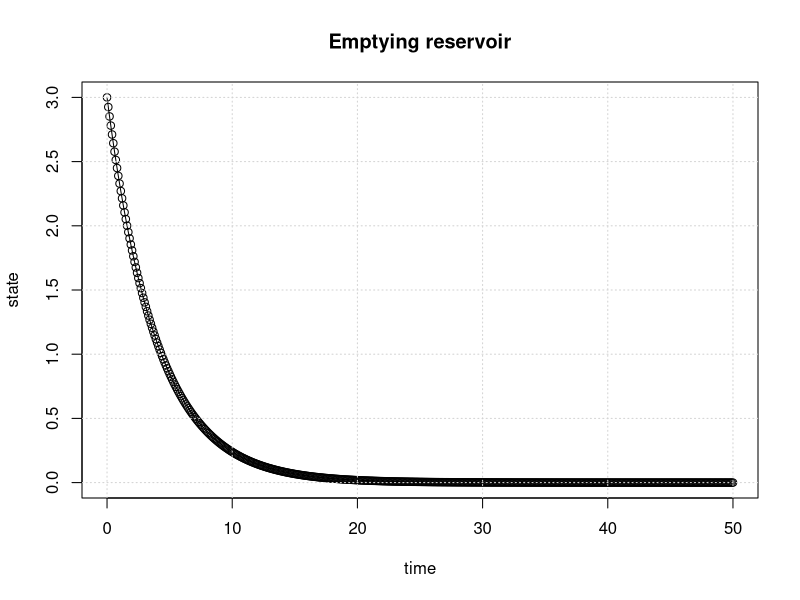
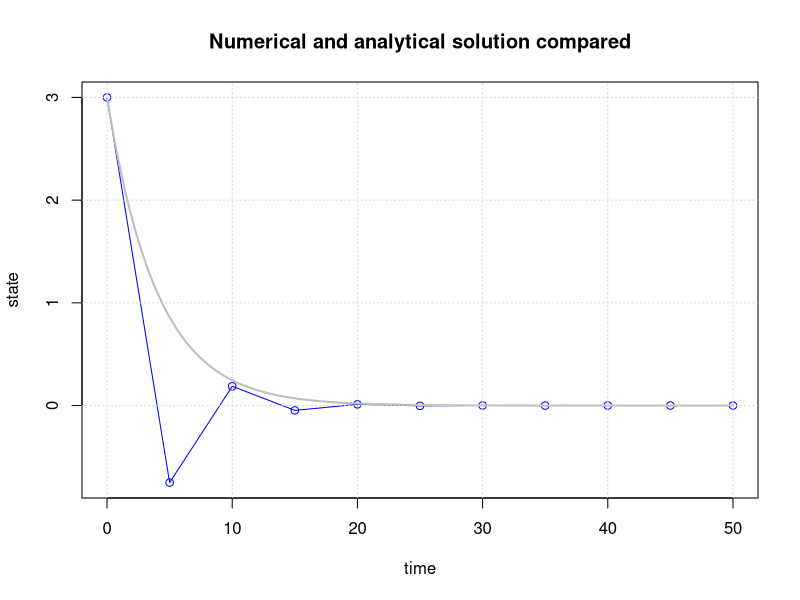
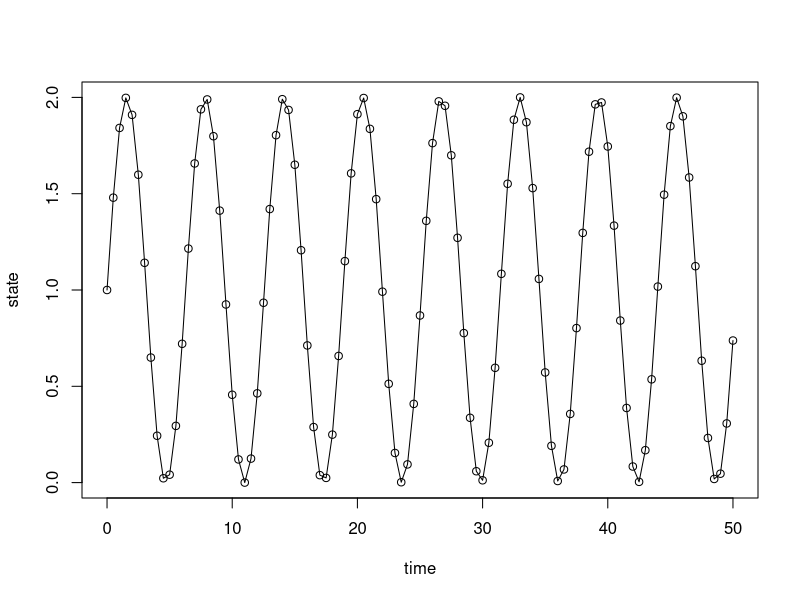
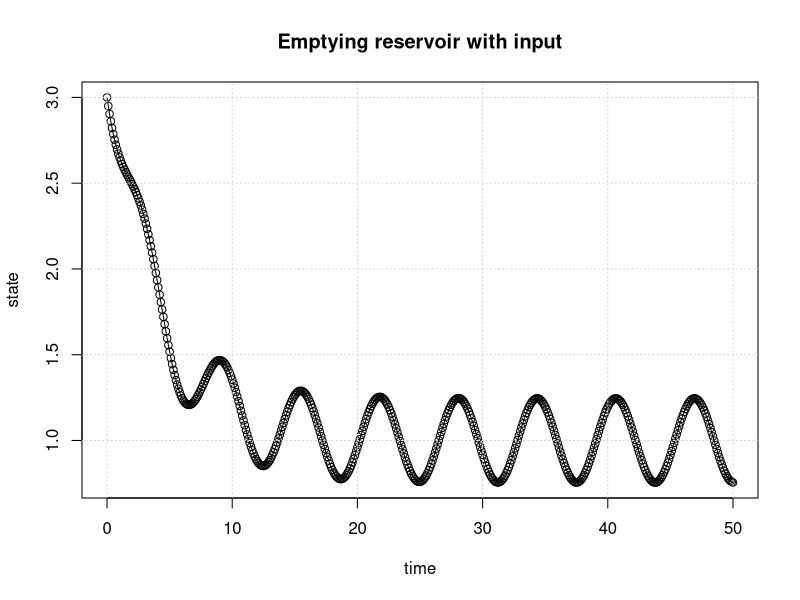
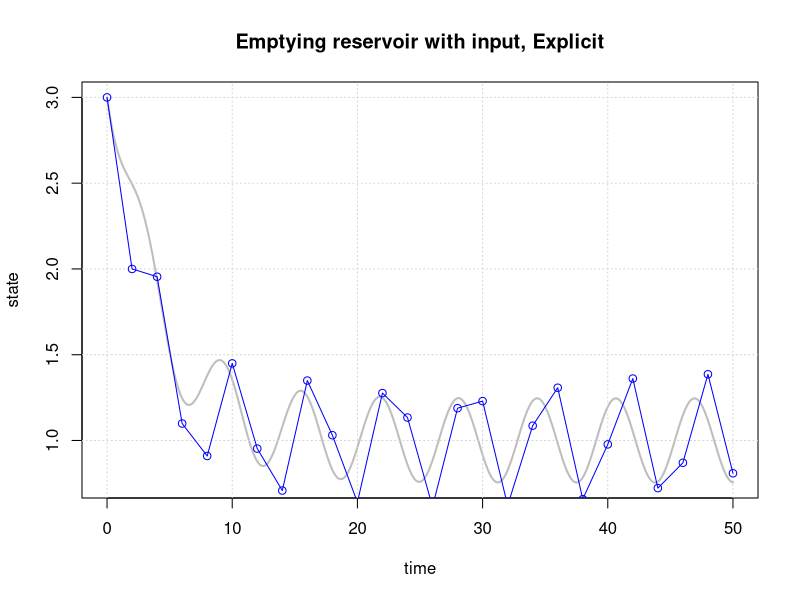
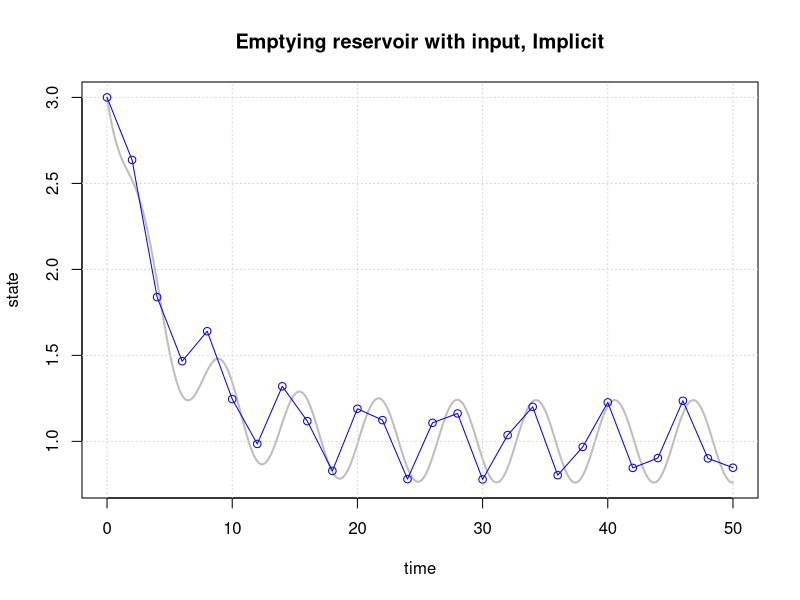
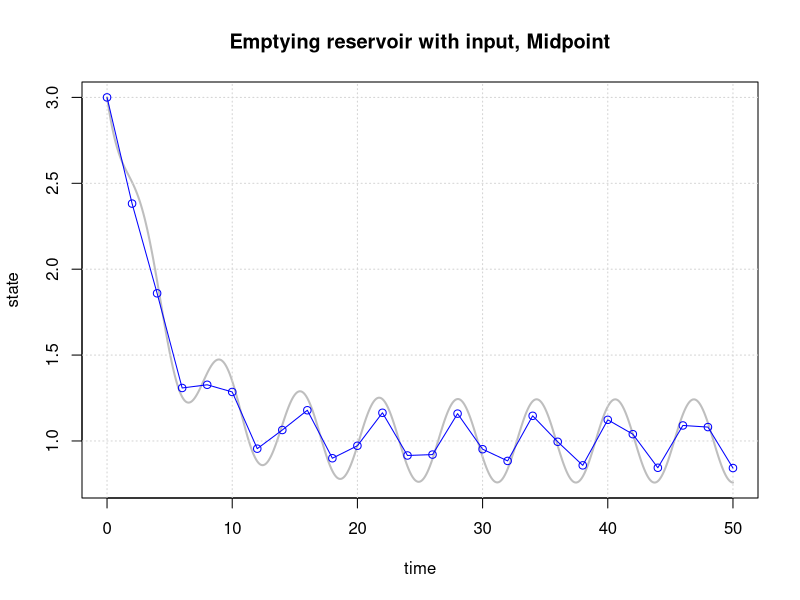
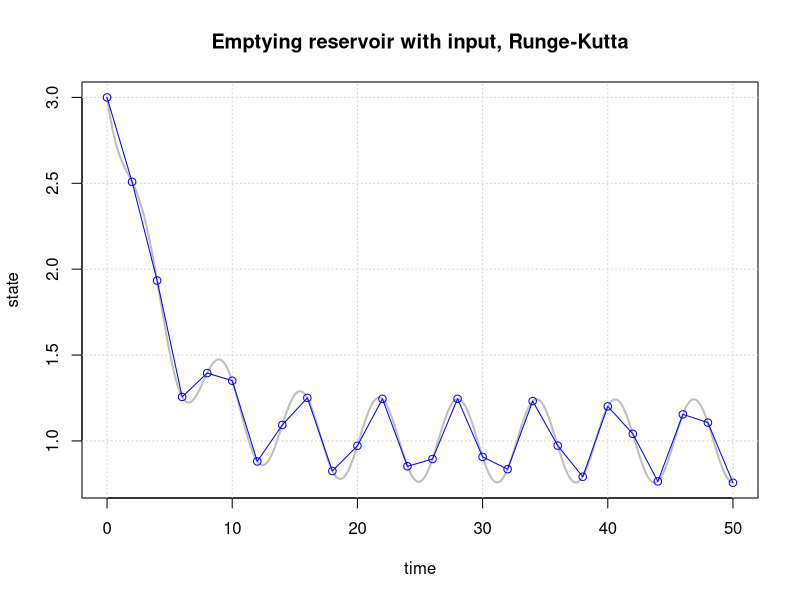

Reproduce these figures in R, in order.
## ---- chunk 1
sys.fun = function(state)
{
    newstate = ...
    return(newstate)
}
## ---- chunk 2
sys.fun = function(state)
{
    newstate = state*(1-alpha*dt)
    return(newstate)
}
## ---- chunk 3
# Initial parameter values
begin.time = 0     # usually this variable is set to 0
end.time   = 50    # end time of the simulation (50)
dt         = 0.1   # delta t; time discretisation (0.1)
init.state = 3     # state of the system at the beginning of the simulation (3)
alpha      = 0.25  # decay constant (0.25)

# Simulation initialisation
time = begin.time
result.state = c(init.state)
result.time = c(time)
current.state = init.state

# Simulation
while(time < end.time)
{
    current.state = sys.fun(current.state)
    result.state = c(result.state,current.state)
    time = time + dt
    result.time = c(result.time,time)
}

# Plotting
plot(result.time,result.state,type='o', xlab="time", ylab="state")
title(main='Emptying reservoir')
grid()
## ---- chunk 4
# Initial parameter values
begin.time = 0     # usually this variable is set to 0
end.time   = 50    # end time of the simulation (50)
dt         = 5     # delta t; time discretisation (0.25)
init.state = 3     # state of the system at the beginning of the simulation (3)
alpha      = 0.25  # decay constant (0.25)

# Simulation initialisation
time = begin.time
result.state = c(init.state)
result.time = c(time)
current.state = init.state

# Simulation
while(time < end.time)
{
    current.state = sys.fun(current.state)
    result.state = c(result.state,current.state)
    time = time + dt
    result.time = c(result.time,time)
}

# Plotting
plot(result.time, result.state, type='o', col="blue", xlab="time", ylab="state")
time.sequence = seq(begin.time,end.time, by=0.1)
analyt.state=init.state * exp(-time.sequence*alpha)
lines(time.sequence, analyt.state, col='grey', lwd=2)
title(main='Numerical and analytical solution compared')
grid()
## ---- chunk 5
time = seq(0, 50, by=0.5)
plot(time, sin(time)+1, type='o', xlab="time", ylab="state")
## ---- chunk 6
rm(list=ls())
# Initial parameter values
begin.time = 0     # usually this variable is set to 0
end.time   = 50    # end time of the simulation
dt         = 0.1   # delta t; time discretisation
init.state = 3     # state of the system at the beginning of the simulation
alpha      = 1     # decay constant
A          = 4     # surface of the bucket
## ---- chunk 7
# Simulation initialisation
time             = begin.time
result.state     = c(init.state)
result.time      = c(time)
current.state    = init.state

# System function
sys.fun = function(state)
{
  newstate = state + dt/A*((sin(time)+1)-alpha*state)
  return(newstate)
}

# Simulation
while(time < end.time)
{
  current.state = sys.fun(current.state)
  result.state = c(result.state,current.state)
  time = time + dt
  result.time = c(result.time,time)
}

# Plotting
plot(result.time,result.state,type='o',xlab="time",ylab="state")
title(main='Emptying reservoir with input')
grid()
## ---- chunk 8
rm(list=ls())
# Initial parameter values
begin.time = 0     # usually this variable is set to 0
end.time   = 50    # end time of the simulation
dt         = 0.1   # delta t; time discretisation
init.state = 3     # state of the system at the beginning of the simulation
alpha      = 1     # decay constant
A          = 4     # surface of the bucket

# Simulation initialisation
time             = begin.time
result.state     = c(init.state)
result.time      = c(time)
current.state    = init.state

# System function
sys.fun = function(state)
{
  newstate = state + dt/A*((sin(time)+1)-alpha*state)
  return(newstate)
}

# Simulation
while(time < end.time)
{
  current.state = sys.fun(current.state)
  result.state = c(result.state,current.state)
  time = time + dt
  result.time = c(result.time,time)
}

# Plotting
plot(result.time,result.state,type='l', col="grey",lwd=2,xlab="time",ylab="state")
title(main='Emptying reservoir with input, Explicit')
grid()

dt = 2.0 # a new dt value to evaluate current scheme
time = begin.time
result.state= c(init.state)
result.time =c(time)
current.state = init.state
while(time < end.time)
{
  current.state = sys.fun(current.state)
  result.state = c(result.state,current.state)
  time = time + dt
  result.time = c(result.time,time)
}
lines(result.time,result.state,type='o',col='blue')
## ---- chunk 9
rm(list=ls())
#Initial parameter values
begin.time = 0     # usually this variable is set to 0
end.time   = 50    # end time of the simulation
dt         = 0.1   # delta t; time discretisation
init.state = 3     # state of the system at the beginning of the simulation
alpha      = 1     # decay constant
A          = 4     # surface of the bucket

# Simulation initialisation
time             = begin.time
result.state     = c(init.state)
result.time      = c(time)
current.state    = init.state

# System function
sys.fun = function(state)
{
  newstate = 1/(1+alpha*dt/A)*(state + dt/A*(sin(time+dt)+1))
  return(newstate)
}

# Simulation
while(time < end.time)
{
  current.state = sys.fun(current.state)
  result.state = c(result.state,current.state)
  time = time + dt
  result.time = c(result.time,time)
}

# Plotting
plot(result.time,result.state,type='l', col="grey",lwd=2,xlab="time",ylab="state")
title(main='Emptying reservoir with input, Implicit')
grid()

dt = 2.0 # a new dt value to evaluate current scheme
time = begin.time
result.state= c(init.state)
result.time =c(time)
current.state = init.state
while(time < end.time)
{
  current.state = sys.fun(current.state)
  result.state = c(result.state,current.state)
  time = time + dt
  result.time = c(result.time,time)
}
lines(result.time,result.state,type='o',col='blue')
## ---- chunk 10
rm(list=ls())
#Initial parameter values
begin.time = 0     # usually this variable is set to 0
end.time   = 50    # end time of the simulation
dt         = 0.1   # delta t; time discretisation
init.state = 3     # state of the system at the beginning of the simulation
alpha      = 1     # decay constant
A          = 4     # surface of the bucket

# Simulation initialisation
time             = begin.time
result.state     = c(init.state)
result.time      = c(time)
current.state    = init.state

# System function

g_explicit = function(time, state){
  return(state + dt/(2*A)*((sin(time)+1)-alpha*state))
}

g_implicit = function(time, state){
  
  return(1/(1+(dt*alpha)/(2*A))*(state + dt/(2*A)*(sin(time+dt/2)+1)))
}

sys.fun = function(state)
{
  s.aux    = g_explicit(time     , state)
  newstate = g_implicit(time+dt/2, s.aux)
  return(newstate)
}

# Simulation
while(time < end.time)
{
  current.state = sys.fun(current.state)
  result.state = c(result.state,current.state)
  time = time + dt
  result.time = c(result.time,time)
}

# Plotting
plot(result.time,result.state,type='l', col="grey",lwd=2,xlab="time",ylab="state")
title(main='Emptying reservoir with input, Midpoint')
grid()

dt = 2.0 # a new dt value to evaluate current scheme
time = begin.time
result.state= c(init.state)
result.time =c(time)
current.state = init.state
while(time < end.time)
{
  current.state = sys.fun(current.state)
  result.state = c(result.state,current.state)
  time = time + dt
  result.time = c(result.time,time)
}
lines(result.time,result.state,type='o',col='blue')
## ---- chunk 11
rm(list=ls())
#Initial parameter values
begin.time = 0     # usually this variable is set to 0
end.time   = 50    # end time of the simulation
dt         = 0.1   # delta t; time discretisation
init.state = 3     # state of the system at the beginning of the simulation
alpha      = 1     # decay constant
A          = 4     # surface of the bucket

# Simulation initialisation
time             = begin.time
result.state     = c(init.state)
result.time      = c(time)
current.state    = init.state

# System function

f = function(time, state){
  return(((sin(time)+1)-alpha*state)/A)
}

sys.fun = function(state)
{
  k1       = dt*f(time       , state         )
  k2       = dt*f(time+0.5*dt, state + 0.5*k1)
  k3       = dt*f(time+0.5*dt, state + 0.5*k2)
  k4       = dt*f(time+    dt, state +     k3)
  newstate = state + (k1 + 2*k2 + 2*k3 + k4)/6
  return(newstate)
}

# Simulation
while(time < end.time)
{
  current.state = sys.fun(current.state)
  result.state = c(result.state,current.state)
  time = time + dt
  result.time = c(result.time,time)
}

# Plotting
plot(result.time,result.state,type='l', col="grey",lwd=2,xlab="time",ylab="state")
title(main='Emptying reservoir with input, Runge-Kutta')
grid()

dt = 2.0 # a new dt value to evaluate current scheme
time = begin.time
result.state = c(init.state)
result.time = c(time)
current.state = init.state
while(time < end.time)
{
  current.state = sys.fun(current.state)
  result.state = c(result.state,current.state)
  time = time + dt
  result.time = c(result.time,time)
}
lines(result.time,result.state,type='o',col='blue')
## ---- chunk 12
##loading input and observed data
hupsel = read.table(file='hupsel.dat')
hupsel.time = hupsel$V1
hupsel.Qin = hupsel$V2
hupsel.Qobs = hupsel$V3
#to make data continuous for al dt
Qin.fun =approxfun(x=hupsel.time,y=hupsel.Qin,rule=2:2) 
Qobs.fun = approxfun(x=hupsel.time,y=hupsel.Qobs,rule = 2:2)

##time aspects
begin.time   = 0              #begin time of the simulation
end.time = hupsel.time[length(hupsel.time)] #end time of the simulation
dt           = 0.5            #1.0#.5 #delta t; time discretisation

#reservoir parameters
res.alpha.lw = 0.10543215 
res.alpha.up = 0.75
res.lvl.up   = 0.4            #1.7
res.A        = 1.45 

init.state   = 1.4            #the initial state of the linear reservoir

sys.fun = function(state)
{
  if(state<= res.lvl.up)
  {
    state = state +dt/res.A*(Qin.fun(time)- res.alpha.lw*state)
  }else{
    state = state + dt/res.A*(Qin.fun(time)-res.alpha.up*(state-res.lvl.up)-res.alpha.lw*state)
  }
  return(state)
}

time            = begin.time
result.state    = c(init.state)
result.time     = c(time)
current.state   = init.state
result.Qout1    = c()
result.Qout2    = c()
result.Qin      = c()
while(time < end.time)
{
  current.state = sys.fun(current.state)
  result.state  = c(result.state,current.state)
  time          = time + dt
  result.time   = c(result.time,time)
}

#####Calculation of the Qout fluxes
##first a function (state.above.up) to determine which states are above the upper outlet
state.above.up = function()
{
  state.up = c()
  for (i in 1:length(result.time))
  {
    this.state = result.state[i]
   if(this.state>res.lvl.up)
   {
     state.up=c(state.up,this.state)
   }else{
     state.up=c(state.up,0)
   }
  }
  return(state.up)
}


  state.above =state.above.up()  
  Qout.up = state.above
  IQout = which(state.above>0)
  Qout.up[IQout] = res.alpha.up*(Qout.up[IQout]-res.lvl.up) 
 
  
#   Qout.up = res.alpha.up*(state.above[state.above>0]-res.lvl.up)

Qout.lw = c()
Qout.lw = res.alpha.lw*result.state
# Qout.lw = res.A*res.k.lw*result.state

##balance
##dV/dt = Qin - Qout.lw - Qout.up
##dV/dt = state*res.A/dt
nrsteps = length(result.state)-1
dVdt = diff(result.state)*res.A/dt
Qin = Qin.fun(result.time)
error = Qin[1:nrsteps] - Qout.lw[1:nrsteps] - Qout.up[1:nrsteps] - dVdt
 
plot(result.time,Qin,type = 'l',
     ylim=c(min(Qin,Qout.lw,Qout.up,dVdt),max(Qin,Qout.lw,Qout.up,dVdt)),
     ylab = 'L^3/T',xlab = 'time')
legend('topleft',c('Qin : black',
                 'Qout.lw : blue',
                 'Qout.up : green',
                 'dVdt: red',
                 'error : dashed'))

     
lines(result.time[1:nrsteps],dVdt,col='red')
lines(result.time[1:nrsteps],Qout.lw[1:nrsteps],col='blue')
lines(result.time[1:nrsteps],Qout.up[1:nrsteps],col='green')
lines(result.time[1:nrsteps],error,lty='dashed')

##results observed vs computed
plot(result.time[1:nrsteps],Qobs.fun(result.time[1:nrsteps]),type='l',
     lwd=2,col='grey',ylim=c(min(hupsel.Qobs,Qout.lw,Qout.up),max(hupsel.Qobs,Qout.lw,Qout.up)),
     ylab = 'Qout.obs/Qout.calc',xlab = 'time')
lines(result.time[1:nrsteps],Qout.up[1:nrsteps]+Qout.lw[1:nrsteps],col='blue')

Sumsquares = sum((Qobs.fun(result.time)-(Qout.up+Qout.lw))^2)
title(main=paste('Observed (grey) vs. calculated discharges ','SS = ',Sumsquares))
